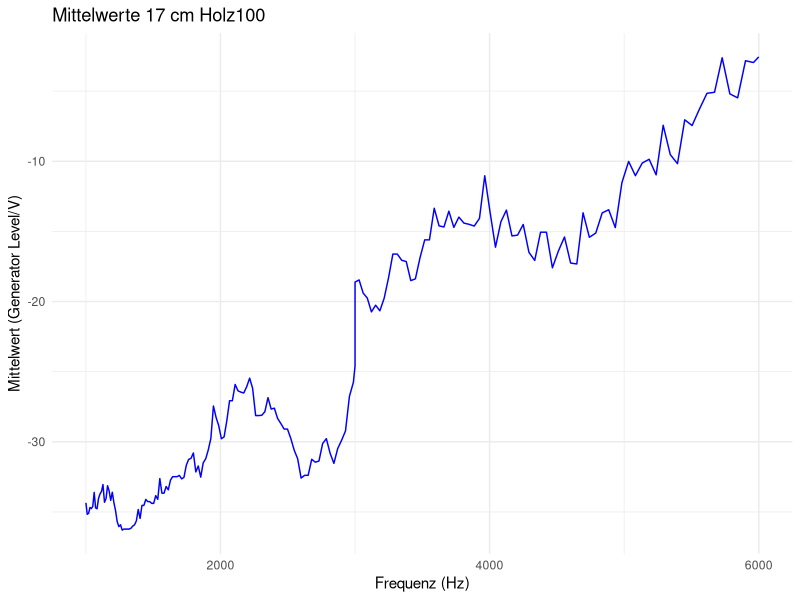

Reproduce this figure in R.
## ---- chunk 1
#
# Pakete laden
library(readxl)
library(writexl)
library(tidyverse)

# Excel-Dateien einlesen
tabelle1 <- read_excel("./Messungen/170Holz_20240724_01.xls")
tabelle2 <- read_excel("./Messungen/170Holz_20240724_02.xls")
tabelle3 <- read_excel("./Messungen/170Holz_20240724_03.xls")



# Daten zusammenführen (tidyverse Methode)
werte <- bind_cols(
  tabelle1 %>% select(Frequency, `Generator Level/V`),
  tabelle2 %>% select(`Generator Level/V`),
  tabelle3 %>% select(`Generator Level/V`)
)

# Spaltennamen anpassen
colnames(werte) <- c("Frequency", "Tabelle1", "Tabelle2", "Tabelle3")

# Sicherstellen, dass die "Frequency" Spalte numerisch ist
werte$Frequency <- as.numeric(werte$Frequency)

# Alle "Generator Level/V" Spalten in numerische Werte umwandeln
werte$Tabelle1 <- as.numeric(werte$Tabelle1)
werte$Tabelle2 <- as.numeric(werte$Tabelle2)
werte$Tabelle3 <- as.numeric(werte$Tabelle3)

# Überprüfen der Daten nach dem Laden
#head(werte)

# Fehlende Werte (NA) durch den Mittelwert der jeweiligen Spalte ersetzen
werte <- werte %>%
  mutate(
    Tabelle1 = ifelse(is.na(Tabelle1), mean(Tabelle1, na.rm = TRUE), Tabelle1),
    Tabelle2 = ifelse(is.na(Tabelle2), mean(Tabelle2, na.rm = TRUE), Tabelle2),
    Tabelle3 = ifelse(is.na(Tabelle3), mean(Tabelle3, na.rm = TRUE), Tabelle3)
  )

# Berechnung des Mittelwerts pro Zeile
werte <- werte %>%
  mutate(Mittelwert = rowMeans(select(werte, Tabelle1, Tabelle2, Tabelle3), na.rm = TRUE))

# Überprüfen, ob die Spalte "Mittelwert" erfolgreich hinzugefügt wurde
#head(werte)

# Falls es NA-Werte in der Mittelwert-Spalte gibt, beheben
werte$Mittelwert <- ifelse(is.na(werte$Mittelwert), 0, werte$Mittelwert)

# Diagramm erstellen
ggplot(werte, aes(x = Frequency, y = Mittelwert)) +  # x = Frequency, y = Mittelwert
  geom_line(color = "blue") +  # Liniendiagramm
  labs(
    title = "Mittelwerte 17 cm Holz100",  # Titel des Diagramms
    x = "Frequenz (Hz)",  # x-Achse: Frequency
    y = "Mittelwert (Generator Level/V)"  # y-Achse: Mittelwert
  ) +
  theme_minimal()  # Minimalistisches Design


